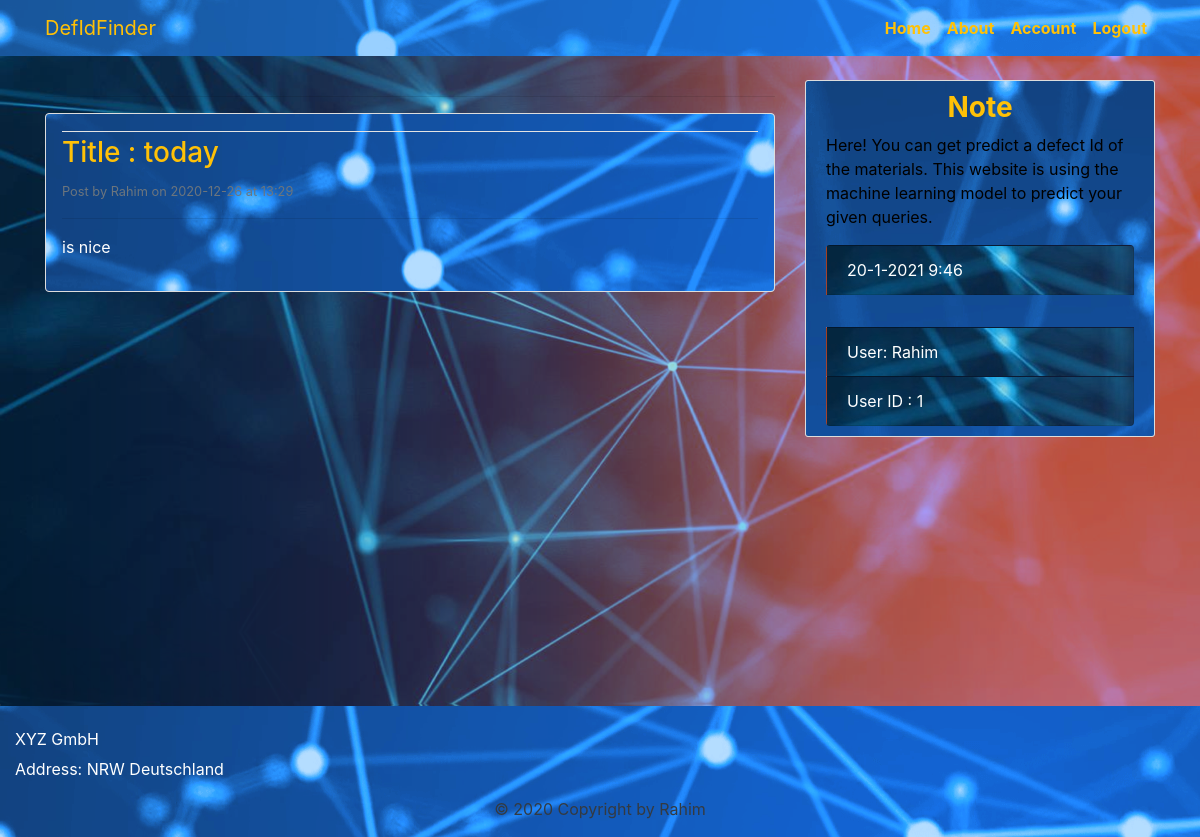
/post/ww (signed in), run on the app's committed database.
### app/modelsdb.py (models this page shows, shortened)
class Post(db.Model):
    id = db.Column(db.Integer, primary_key=True)
    title = db.Column(db.String(100), nullable=False)
    slug = db.Column(db.String(21), nullable=False)
    content = db.Column(db.Text, nullable=False)
    date_posted = db.Column(db.DateTime, nullable=False, default=datetime.utcnow)

class User(db.Model,UserMixin):#for username,email,password
    id = db.Column(db.Integer, primary_key=True)
    username = db.Column(db.String(20), unique=True, nullable=False)
    email = db.Column(db.String(120), unique=True, nullable=False)
    password = db.Column(db.String(60), nullable=False)

### app/routes.py (the view)
@app.route("/post/<string:post_slug>", methods=['GET'])
def post(post_slug):
    post=Post.query.filter_by(slug=post_slug).first()
    return render_template('post.html', _params=params, post=post)

### app/modelsdb.py (called while the page is built)
@login_manager.user_loader
def load_user(user_id):
    return User.query.get(int(user_id))

### app/templates/post.html (shortened to what this page needs)
{% extends "layout.html"%}
{% block content%}
<hr>
 	<article class="media content-section container w-100 p-3 rounded text-white"  style="background-image: url({{ url_for('static', filename='img/Footer.png') }})">
    			<div class="media-body">
      				<div class="article-metadata">
      				</div>
      				<h3 class="article-title text-warning"> Title : {{post.title}} </h3>
      				<small class="text-muted text-white">Post by Rahim on {{ post.date_posted.strftime('%Y-%m-%d') }} at {{post.date_posted.strftime('%H:%M')}} </small>
      				<hr>
      				<p class="article-content text-white">{{post.content}}</p>
    		    </div>
  	</article>
{% endblock content %}

### app/templates/layout.html (shortened to what this page needs)
<!DOCTYPE html>
<html>
<head>
    <link rel="stylesheet" href="https://maxcdn.bootstrapcdn.com/bootstrap/4.0.0/css/bootstrap.min.css">
    <link rel="stylesheet" type="text/css" href="{{ url_for('static', filename='css/main.css') }}">
</head>
<body class="h-100 d-inline-block  w-100" style=" margin-top: -5rem;background-size: cover;background-image: url({{ url_for('static', filename='img/coding4.png') }})">
  <header class="site-header" style="margin-bottom: 10rem;">
      <nav class="navbar navbar-expand-md navbar-dark bg-steel fixed-top" style=" background-image: url({{ url_for('static', filename='img/Header.png') }})" >
          <div class="container">
              <a class="navbar-brand mr-4font-weight-bold text-warning" href="/">{{_params['nav_name']}}</a>
              <div class="collapse navbar-collapse " id="navbarToggle">
                  <div class="navbar-nav ">
                      <a class="nav-item nav-link font-weight-bold text-warning" href="{{ url_for('home') }}">Home</a>
                      <a class="nav-item nav-link font-weight-bold text-warning" href="{{ url_for('about') }}">About</a>
                      <a class="nav-item nav-link font-weight-bold text-warning" href="{{ url_for('account') }}">Account</a>
                      <a class="nav-item nav-link font-weight-bold text-warning" href="{{ url_for('logout') }}">Logout</a>
                  </div>
              </div>
          </div>
      </nav>
  </header>
  <main role="main" class="container" >
      <div class="row">
          <div class="col-md-8">
              {% block content %}
              {% endblock %}
          </div>
           <div class="col-md-4 rounded" >
               <div class="content-section" style="background-image: url({{ url_for('static', filename='img/FooterL.png') }})">
                  <h3 class="font-weight-bold text-warning text-center">Note</h3>
                        <p class="font-weight-normal">{{_params['note']}}</p>
                          <ul class="list-group bg-transparent text-white" >
                               <li class="list-group-item list-group-item-drak bg-steel" style="background-image: url({{ url_for('static', filename='img/pic4w.jpeg') }})">
                                </li>
                                 <li class="list-group-item list-group-item-drak bg-secondary" style="background-image: url({{ url_for('static', filename='img/pic4w.jpeg') }})"><a href="/account" class="text-white article-title"> User: {{ current_user.username }}</li></a>
                               <li class="list-group-item list-group-item-drak bg-secondary" style="background-image: url({{ url_for('static', filename='img/pic4w.jpeg') }})">User ID : {{ current_user.id }} </li>
                         </ul>
               </div>
           </div>
         </div>
  </main>
  <footer class="page-footer font-small blue  text-white  fixed-bottom " style="background-image: url({{ url_for('static', filename='img/Footer.png') }})">
        <div class="container-fluid text-center text-md-left">
            <div class="row">
                <div class="col-md-6 mt-md-20 mt-4 ">
                   <h6 class="font-weight-normal text-white text-left">{{_params['company_name']}}</h6>
                   <p>Address: {{_params['com_address']}}</p>
                </div>
            </div>
        </div>
        <div class="text-center text-dark" >
            <p> ©{{_params['copy_right']}}</p>
        </div>
    </footer>
</body>
</html>

### app/static/css/main.css (style rules this page uses)
body { background: #fafafa; color: #000000; margin-top:5rem; -webkit-background-size: cover; -moz-background-size: cover; background-size: cover; -o-background-size: cover; }
.bg-steel { background-color: #5f788a; }
.site-header .navbar-nav .nav-link { color: #cbd5db; }
.content-section { background: #ffffff; padding: 10px 20px; border: 1px solid #dddddd; border-radius: 3px; margin-bottom: 20px; }
.article-title { color: #444444; }
.article-content { white-space: pre-line; }
.article-metadata { padding-bottom: 1px; margin-bottom: 4px; border-bottom: 1px solid #e3e3e3 }
footer { margin-top: auto; background-color: #222; }

### data on the page
Post: title "today", date_posted "2020-12-26", date_posted "13:29", content "is nice"
User: username "Rahim", id "1"

### other printed values
{{ _params['nav_name'] }} "DefIdFinder"
{{ _params['note'] }} "Here! You can get predict a defect Id of the materials. This website is using the machine learning model to predict your given queries."
{{ _params['company_name'] }} "XYZ GmbH"
{{ _params['com_address'] }} "NRW Deutschland"
{{ _params['copy_right'] }} "2020 Copyright by Rahim"
